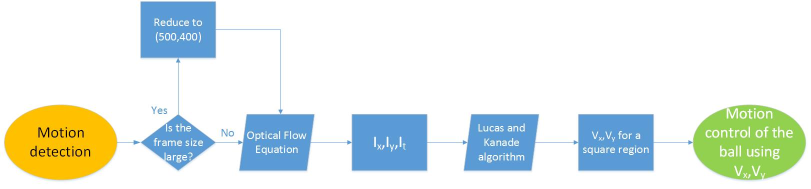
//> input picture Algorithm.jpg, 1621 x 377 px, given in place of the camera (shown at 1/2 size)
$ ./video_rect1   (built with g++ and OpenCV 4)
//> lines starting //> are read from the running program, lines starting //| are printed output that depends on the picture; after the words box and inside, x2 and y2 are one past the last pixel; in counts of white or black regions, pixels touching at a corner belong together
/////////////////////////////////////////////////////////////////////////////
//
// COMS30121 - video_rect1.cpp
// TOPIC: video handling for motion
//
/////////////////////////////////////////////////////////////////////////////

// header inclusion
#include "opencv2/objdetect/objdetect.hpp"
#include "opencv2/opencv.hpp"
#include "opencv2/core/core.hpp"
#include "opencv2/highgui/highgui.hpp"
#include "opencv2/imgproc/imgproc.hpp"

#include <iostream>
#include <stdio.h>
#include<unistd.h>
using namespace std;
using namespace cv;

//function declaration
Mat normalisation (Mat imageG);
void  LKTracker(Mat,Mat,Mat, Mat);


static int x=300,y=200;// set the position of the ball;
int main( int argc, const char** argv )
{
			VideoCapture cap(0); // open the default camera

			    if(!cap.isOpened())  // check if we succeeded
			        return -1;
				Mat frame,frame1, gray, gray1;
				Size size(500, 400);
				//namedWindow("video", 1);
				int k = 0;
			for(;;)
			{

			cap >> frame;//capture the first frame
//> frame is the input picture: 377 rows x 1621 cols, CV_8UC3; mean B, G, R 230.9, 235.7, 226.9
			resize(frame,frame,size);
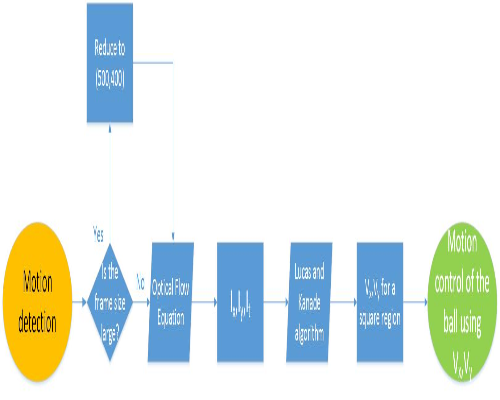
//> frame: 400 rows x 500 cols, CV_8UC3; mean B, G, R 231, 235.7, 227
			flip(frame,frame,1);//fliping the frame for realtime movement and not inverse image
	rectangle(frame, Point(250,200), Point(0,0), Scalar( 255, 255, 0 ), 5);//draw the rectangle for the controller area
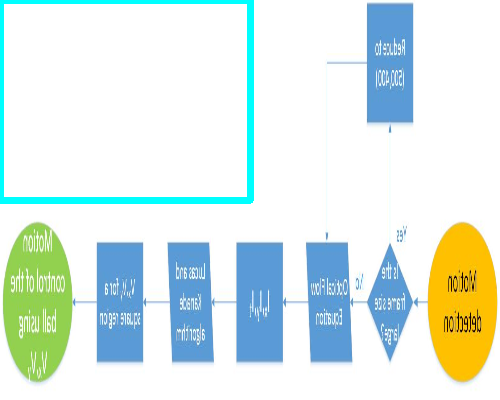
//> frame: 400 rows x 500 cols, CV_8UC3; mean B, G, R 231, 235.7, 220.7

			cvtColor(frame, gray, CV_BGR2GRAY);
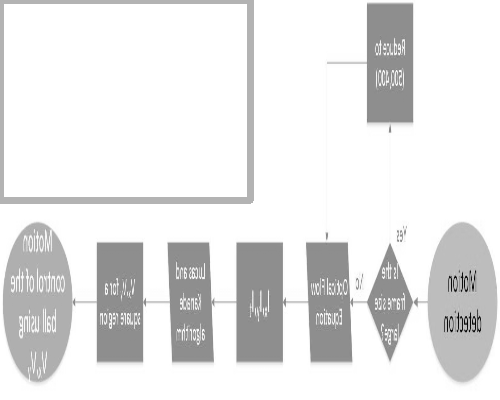
//> gray: 400 rows x 500 cols, CV_8UC1; min 2, max 255, mean 230.7
			circle(frame,Point(x,y),50,Scalar(51,153,255),-1);//drawing the circle
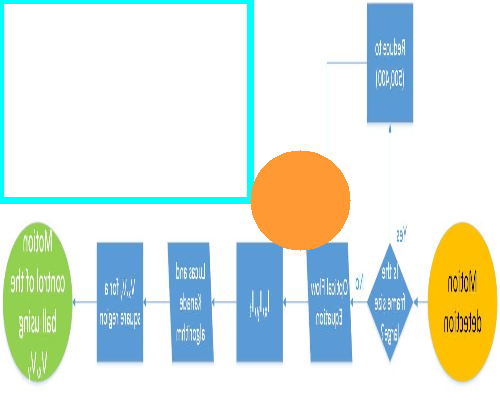
//> frame: 400 rows x 500 cols, CV_8UC3; 3.92% of pixels changed, all inside (x1, y1, x2, y2) = (250, 150, 351, 251)

			GaussianBlur(gray,gray, Size(35,35),0, 0, BORDER_DEFAULT );
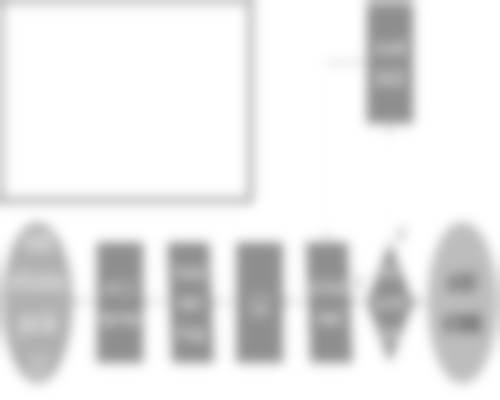
//> gray: 400 rows x 500 cols, CV_8UC1; min 132, max 255, mean 230.7


		 if(k % 4==0)//capturing the forth frame
		{
			cap >> frame1;
			resize(frame1,frame1,size);
			flip(frame1,frame1,1);
			cvtColor(frame1, gray1, CV_BGR2GRAY);
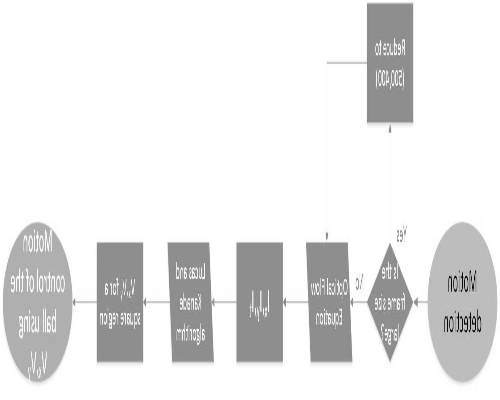
//> gray1: 400 rows x 500 cols, CV_8UC1; min 2, max 255, mean 232.6

			//GaussianBlur(gray1,gray1, Size(5,5),0, 0, BORDER_DEFAULT );

		}
		if(!frame.data)
		{
			printf("Error: no frame data.\n");
			break;
		}


		Mat Ix(gray.rows-1, gray.cols-1, CV_32FC1, Scalar::all(0));
		Mat Iy(gray.rows-1, gray.cols-1, CV_32FC1, Scalar::all(0));
		Mat It(gray.rows-1, gray.cols-1, CV_32FC1, Scalar::all(0));
		Mat Ixn(gray.rows-1, gray.cols-1, CV_8UC1, Scalar::all(0));
		Mat Iyn(gray.rows-1, gray.cols-1, CV_8UC1, Scalar::all(0));
		Mat Itn(gray.rows-1, gray.cols-1, CV_8UC1, Scalar::all(0));

		k++;

		if (k > 1)
		{
			for ( int i = 0; i <200; i++)
			{
			for ( int j = 0; j <250; j++)
			{
					Ix.at<float>(i,j) = (float)(gray.at<uchar>(i,j + 1) - gray.at<uchar>(i,j) +
							gray.at<uchar>(i + 1, j + 1) - gray.at<uchar>(i + 1,j) +
							gray1.at<uchar>(i,j + 1) - gray1.at<uchar>(i,j) +
							gray1.at<uchar>(i + 1, j + 1) - gray1.at<uchar>(i + 1,j) ) / 4.0;
					Iy.at<float>(i,j) = (float)(gray.at<uchar>(i + 1,j) - gray.at<uchar>(i,j) +
							gray.at<uchar>(i + 1, j + 1) - gray.at<uchar>(i,j + 1) +
							gray1.at<uchar>(i + 1,j) - gray1.at<uchar>(i,j) +
							gray1.at<uchar>(i + 1, j + 1) - gray1.at<uchar>(i,j + 1) ) / 4.0;
					It.at<float>(i,j) = (float)(gray1.at<uchar>(i,j) - gray.at<uchar>(i,j) +
							gray1.at<uchar>(i, j + 1) - gray.at<uchar>(i,j + 1) +
							gray1.at<uchar>(i + 1,j) - gray.at<uchar>(i + 1,j) +
							gray1.at<uchar>(i + 1, j + 1) - gray.at<uchar>(i + 1,j + 1))  / 4.0;
					//It.at<float>(i,j) = (float)(gray.at<uchar>(i,j)-gray1.at<uchar>(i,j));

				}
			}
			Ixn=normalisation(Ix);
			Iyn=normalisation(Iy);
			Itn=normalisation(It);
		}


		LKTracker(Ix,Iy,It, frame);//calling LK TRACKER


		imshow("video", frame);
		imshow("Ixn", Ixn);
		imshow("Iyn", Iyn);
		imshow("Itn", Itn);
		if(waitKey(10) >= 0) break;

	}//end of infinite loop


}


Mat normalisation (Mat imageG)
{
	double min, max;
	minMaxLoc(imageG, &min, &max);
	Mat normimage (imageG.rows, imageG.cols, CV_8UC1, Scalar::all(0));
	Mat abs_normimage(imageG.rows, imageG.cols, CV_8UC1, Scalar::all(0));
	float koeff = (float)( 255.0/(max - min));


	for ( int i = 0; i <200; i++)
	{
	for ( int j = 0; j <250; j++)
	{
	normimage.at<uchar>(i, j) = (uchar)((imageG.at<float>(i,j)-min) * koeff);
	}
	}
	return normimage;
}


void LKTracker(Mat Ix1,Mat Iy1,Mat It1, Mat frame)
{
		Mat A(2,2, CV_32FC1, Scalar::all(0));
		Mat inv_A(2,2, CV_64FC1, Scalar::all(0));
		Mat b(2,1, CV_32FC1, Scalar::all(0));
		Mat v(2,1, CV_32FC1, Scalar::all(0));
		int magx=0,magy=0;
			for ( int i = 0; i < 200; i=i+10 )
			{
				for ( int j = 0; j < 250; j=j+10 )
				{
					int k=0,l=0;
					//Calculating the A , b and V
						A.at<float>(0,0) = A.at<float>(0,0) + (Ix1.at<float>(i + k,j + l) * Ix1.at<float>(i + k,j + l));
						A.at<float>(0,1) = A.at<float>(0,1) + (Ix1.at<float>(i + k,j + l) * Iy1.at<float>(i + k,j + l));
						A.at<float>(1,0) = A.at<float>(1,0) + (Ix1.at<float>(i + k,j + l) * Iy1.at<float>(i + k,j + l));
						A.at<float>(1,1) = A.at<float>(1,1) + (Iy1.at<float>(i + k,j + l) * Iy1.at<float>(i + k,j + l));

						b.at<float>(0,0) = b.at<float>(0,0) - (It1.at<float>(i + k,j + l) * Ix1.at<float>(i + k,j + l));
						b.at<float>(1,0) = b.at<float>(1,0) - (It1.at<float>(i + k,j + l) * Iy1.at<float>(i + k,j + l));
						}//end of inner loop
					}//end of outer loop
					invert (A, inv_A, DECOMP_LU);
					//inv_A=A.inv(DECOMP_LU);
					v = inv_A*(b);//simple matrix mul
					//cout << "V_x = "<< v.at<float>(0,0) << endl << "V_y = "<< v.at<float>(1,0) << endl;
					//cout << "It1 = "<< It1.at<float>(i,j)  << endl;


			for ( int i = 0; i < 200; i=i+10 )
			{
				for ( int j = 0; j < 250; j=j+10 )
				{
				//Randomised Color for arrows
          			     int b1 = rand() % 255 + 0;
			         	     int g = rand() % 255 + 0;
	     			     int r = rand() % 255 + 0;


						//Drawing the reference frame
						line(frame, Point(250,200), Point (250 + 250, 200), Scalar(0,255,0),1,8, 0);//x-right
						line(frame, Point(250,200), Point (250 - 250, 200), Scalar(0,255,0),1,8, 0);//x-left
						line(frame, Point(250,200), Point (250, 200 + 200), Scalar(0,255,0),1,8, 0);//y-up
						line(frame, Point(250,200), Point (250, 200 - 200), Scalar(0,255,0),1,8, 0);//y-down


				if(It1.at<float>(i,j) >60.0)
				{
		//drawing the vectors
		//line(frame,Point(125,100), Point ((125 + ((v.at<float>(0,0))*17)), (100 + ((v.at<float>(1,0))*17))),  Scalar(0,0,255),1,8, 0);


		//Drawing the Circle for arrow reference
		circle(frame,Point(j,i),5,Scalar(b1,g,r),-1);


 			//x1=x1-v.at<float>(0,0);
 		         //y1=y1-v.at<float>(1,0);


int vxlog = (int) log(10*abs(v.at<float>(0,0)));
int vylog =  (int)log(10*abs(v.at<float>(1,0)));

//To check the position of the ball
cout << "x = " << vxlog << "y =" << vylog<< endl;


//Checking the boundary conditions of the ball
		if(x>=50&&x<=450&&y>=50&&y<=350)
		{

			if(v.at<float>(0,0) < 0.0)
			{
				x = x+vxlog;
			}
				else
				{
					x = x-vxlog;
				}
					if(v.at<float>(1,0) < 0.0)
					{
				 		y = y+vylog;
					}
						else
						{
							y = y-vxlog;
						}

				//x = x - v.at<float>(0,0);
				//y = y - v.at<float>(1,0);
		}

		else
		{
			if(x<50)
			x=60;
			if(y<50)
			y=60;
			if(x>450)
			x=420;
			if(y>350)
			y=320;

		}
	} //end of if


		else if((It1.at<float>(i,j) <60.0))
		{
		putText(frame,"MOVE YOUR HAND ", Point(10,80),FONT_HERSHEY_SIMPLEX,1, Scalar(255,0,0),2,8,false);
		putText(frame,"IN THIS REGION ", Point(10,120),FONT_HERSHEY_SIMPLEX,1, Scalar(255,0,0),2,8,false);
		}


}//end of inner loop
} //end of for outer loop
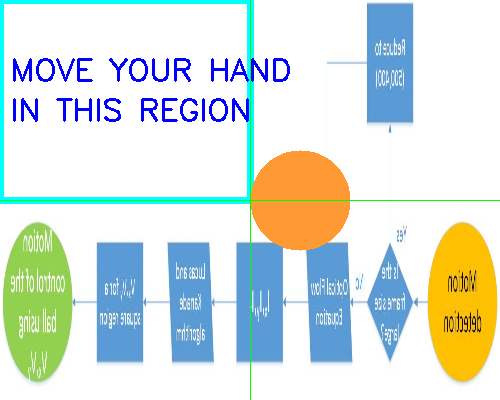
//> frame: 400 rows x 500 cols, CV_8UC3; 2.36% of pixels changed, all inside (x1, y1, x2, y2) = (0, 0, 500, 400)
//> after the loop, x = 300; y = 200
//> the Esc key is pressed

} //end of function LK TRACKER
